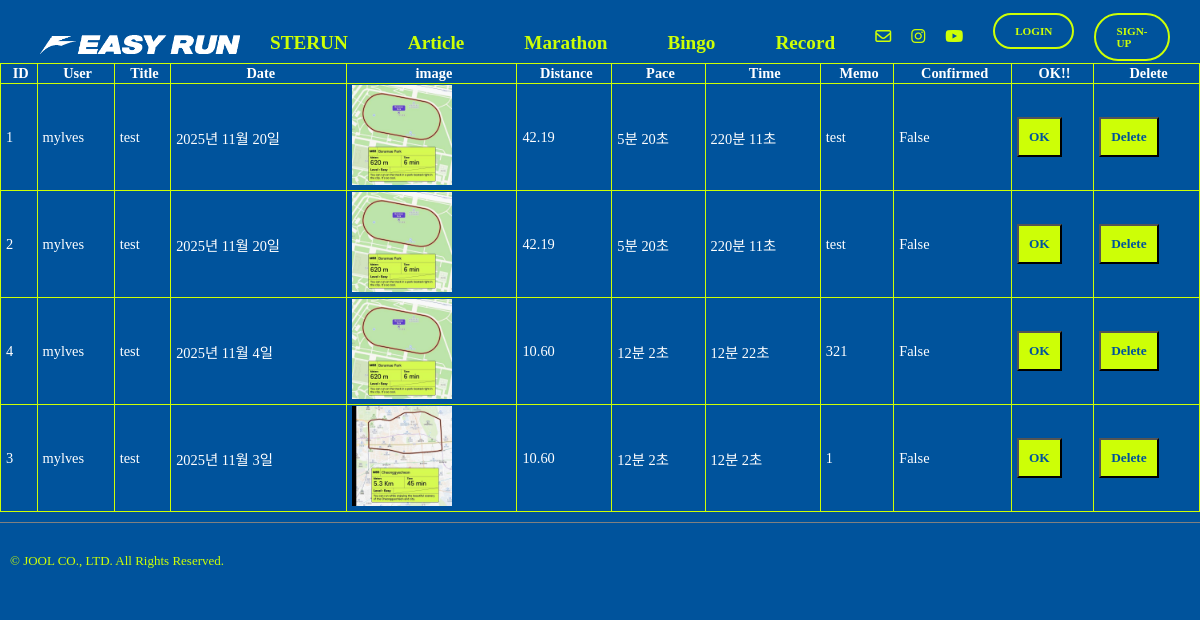
The page /runres/recordCheck/ on the database as committed earlier.
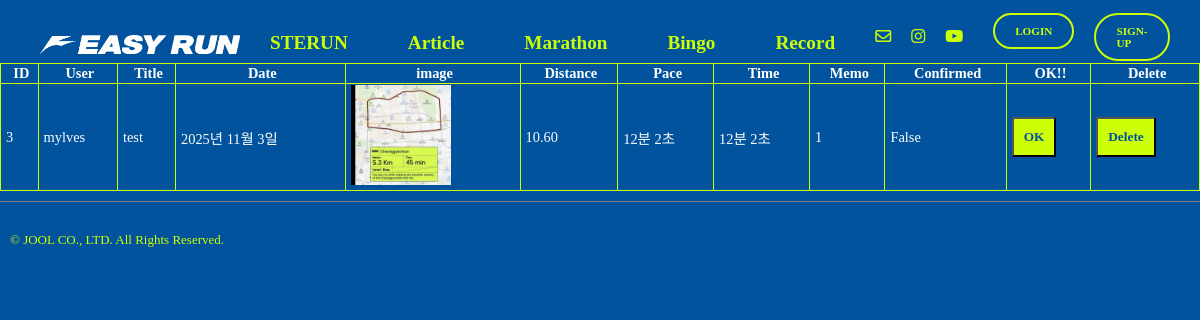
The same page on the database as committed later.
### record/models.py (models this page shows, shortened)
class Record(models.Model):
    record_id = models.AutoField(primary_key=True)
    title = models.CharField(max_length=50)
    user = models.ForeignKey(settings.AUTH_USER_MODEL,on_delete=models.CASCADE)
    record_date = models.DateField(blank=True, null=True)
    image = ResizedImageField(size=[500,500], upload_to="record", blank=False)
    distance = models.DecimalField(max_digits=6, decimal_places=2, blank=False, null=False)
    pace_m = models.IntegerField(null=True, blank=True)
    pace_s = models.IntegerField(null=True, blank=True)
    time_h = models.IntegerField(null=True, blank=True)
    time_m = models.IntegerField(null=True, blank=True)
    time_s = models.IntegerField(null=True, blank=True)
    desc = models.TextField(blank=True)
    confirmed = models.BooleanField(default=False)

### record/views.py (the view)
# urls.py: path('recordCheck/', views.recordCheck, name="recordCheck"),
def recordCheck(request):
    record = Record.objects.order_by('-record_date')
    return render(request,"record_check.html", {"record":record})

### templates/record_check.html (shortened to what this page needs)
{% extends "base.html" %}
{% load static %}
{% block content %}
  <table class="record-check-table">
    <thead>
      <tr>
        <th>ID</th>
        <th>User</th>
        <th>Title</th>
        <th>Date</th>
        <th>image</th>
        <th>Distance</th>
        <th>Pace</th>
        <th>Time</th>
        <th>Memo</th>
        <th>Confirmed</th>
        <th>OK!!</th>
        <th>Delete</th>
      </tr>
    </thead>
    {% for data in record %}
      <tbody>
        <tr>
          <td>{{ data.record_id }}</td>
          <td>{{ data.user }}</td>
          <td>{{ data.title }}</td>
          <td>{{ data.record_date }}</td>
          <td>
            <a href="{{ data.image.url }}" target="_blank">
              <img src="/media/{{ data.image }}" alt="logo-top" height="100px" width="100px">
            </a>
          </td>
          <td>{{ data.distance }}</td>
          <td>{{ data.pace_m }}분
            {{ data.pace_s }}초</td>
          <td>{{ data.time_m }}분
            {{ data.time_s }}초</td>
          <td>{{ data.desc }}</td>
          <td>{{ data.confirmed }}</td>
          <td>
            {% if data.confirmed == False %}
              <form action="{% url 'runres:recordConfirm' data.record_id %}" method="post">
                <button type="submit" class="yes-btn">OK</button>
              </form>
            {% else %}
              <form action="{% url 'runres:recordReject' data.record_id %}" method="post">
                {% csrf_token %}
                <button type="submit" class="no-btn">NO</button>
              </form>
            {% endif %}
          </td>
          <td>
            <form action="{% url 'runres:recordDelete' data.record_id %}" method="post">
              <button type="submit" class="yes-btn">Delete</button>
            </form>
          </td>
        </tr>
      </tbody>
    {% endfor %}
  </table>
{% endblock content %}

### templates/base.html (shortened to what this page needs)
<!DOCTYPE html>
{% load static %}
<html lang="en">
  <head>
    <link href="https://hangeul.pstatic.net/hangeul_static/css/nanum-square-neo.css" rel="stylesheet">
    <link rel="stylesheet" type="text/css" href="{% static 'css/joolmag.css' %}"/>
    <link rel="stylesheet" type="text/css" href="{% static 'css/article.css' %}"/>
  </head>
  <body id="content" class="mainbg">
    <div class="info-container">
      <div class="sterun-logo-m">
        <a href={% url "index" %}>
          <img src="{% static "img/easyrun-logo2.png" %}" alt="logo-top" height="auto" width="auto">
      </div>
      <div class="j-nav-items fade-in-up-short1">
        <div class="j-nav-item">
          <a href="{% url 'index' %}">STERUN</a>
        </div>
        <div class="j-nav-item">
          <a href="{% url 'article:article' %}">Article</a>
        </div>
        <div class="j-nav-item">
          {% if user.is_authenticated %}
            <a href="{% url 'marathon:marathon_list' %}">Marathon</a>
          {% else %}
            <a href="{% url 'users:login' %}">Marathon</a>
          {% endif %}
        </div>
        <div class="j-nav-item">
          {% if user.is_authenticated %}
            <a href="{% url 'bingo:bingo' user.pk %}">Bingo</a>
          {% else %}
            <a href="{% url 'users:login' %}">Bingo</a>
          {% endif %}
        </div>
        <div class="j-nav-item">
          {% if user.is_authenticated %}
            <a href="{% url 'runres:recordview' user.pk %}">Record</a>
          {% else %}
            <a href="{% url 'users:login' %}">Record</a>
          {% endif %}
        </div>
      </div>
      <div class="login-sns-box">
        <div class="info-icons">
          <div class="info-icon">
            <i class="fa-regular fa-envelope"></i>
          </div>
          <div class="info-icon">
            <a href="https://www.instagram.com/hyunwoo_05/" target="_blank">
              <i class="fa-brands fa-instagram"></i>
            </a>
          </div>
          <div class="info-icon">
            <i class="fa-brands fa-youtube"></i>
          </div>
        </div>
        <div class="login-box">
          {% if user.is_authenticated %}
            <a href="{% url 'users:logout' %}">
              <div class="login-btn">{{ user.username }}
                님 로그아웃</div>
            </a>
          {% else %}
            <a href="{% url 'users:login' %}">
              <div class="login-btn">LOGIN</div>
            </a>
            <a href="{% url 'users:signup' %}">
              <div class="login-btn">SIGN-UP</div>
            </a>
          {% endif %}
        </div>
      </div>
    </div>
    {% block content %}{% endblock content %}
    <footer>
      <div class="rights">
        <p>© JOOL CO., LTD. All Rights Reserved.</p>
      </div>
    </footer>
  </body>
</html>

### static/css/joolmag.css (style rules this page uses)
:root { --j-pink: #eea47f; --blue: #1e90ff; --white: #ffffff; --black: black; --jblue: #00539c; --jlightgreen: #cdff06; }
* { font-family: "NanumSquareNeo"; }
a { text-decoration-line: none; color: var(--text-color); }
html { overflow-y: scroll; }
img { object-fit: cover; }
button { cursor: pointer; position: relative; }
.mainbg { background-color: var(--jblue); margin: 0; padding: 0; overflow-y: auto; overflow-x: auto; }
footer { padding: 10px 0 10px 10px; margin: 10px 0 10px 0; border-top: grey solid 1px; }
.login-sns-box { display: flex; flex-direction: row; }
.sterun-logo-m { text-align: center; padding: 20px 0 0 20px; }
.sterun-logo-m > a > img { width: 200px; }
.info-container { display: flex; align-items: center; justify-content: space-between; margin: 10px 40px 0 20px; }
.info-icons { display: flex; align-items: center; }
.info-icon { color: var(--jlightgreen); margin: 0 10px 0 10px; }
.j-nav-items { display: flex; color: var(--jlightgreen); margin: 20px 0 20px 0; }
.j-nav-item { font-size: 1.3rem; text-align: center; padding: 0 30px 0 30px; }
.j-nav-item a { font-weight: 600; font-family: LeeSeoyun; }
.j-nav-item a:after { display: block; content: ""; border-bottom: solid 1px var(--jlightgreen); transform: scaleX(0); transition: transform 250ms ease-in-out; margin-top: -12px; }
.rights { margin: 20px 0 0 0; color: var(--jlightgreen); font-size: 13px; }
.login-box { display: flex; flex-direction: row; }
.login-btn { font-size: 0.7rem; color: var(--jlightgreen); font-weight: 700; border: var(--jlightgreen) solid 2px; border-radius: 50px; padding: 10px 20px 10px 20px; margin-left: 20px; }
.fade-in-up-short1 { opacity: 0; transform: translateY(5px); animation: fadeInUp 0.8s ease-out forwards; animation-delay: 0.3s; }
.record-check-table { color: var(--white); font-size: 0.9rem; width: 100%; border: 1px solid var(--jlightgreen); border-collapse: collapse; }
th, td { border: 1px solid var(--jlightgreen); border-collapse: collapse; padding-left: 5px; }
.yes-btn { color: var(--jblue); background-color: var(--jlightgreen); font-weight: 700; padding: 10px 10px 10px 10px; }

### static/css/article.css (style rules this page uses)
:root { --j-pink: #EEA47F; --blue: #1e90ff; --white: #ffffff; --black: black; --jblue: #00539C; --jlightgreen: #CDFF06; }
html { overflow-y: scroll; }
.j-nav-items > div > a { font-family: LeeSeoyun; font-size: 1.2rem; font-weight: 700; }
.rights { margin: 20px 0 0 0; color: var(--jlightgreen); font-size: 13px; }

Rows that differ between the two databases and show on the page:
removed Record: record_id "1", user "mylves", title "test", record_date "2025년 11월 20일", image (picture), distance "42.19", pace_m "5", pace_s "20", time_m "220", time_s "11", desc "test", confirmed "False", shows "OK"
removed Record: record_id "2", user "mylves", title "test", record_date "2025년 11월 20일", image (picture), distance "42.19", pace_m "5", pace_s "20", time_m "220", time_s "11", desc "test", confirmed "False", shows "OK"
removed Record: record_id "4", user "mylves", title "test", record_date "2025년 11월 4일", image (picture), distance "10.60", pace_m "12", pace_s "2", time_m "12", time_s "22", desc "321", confirmed "False", shows "OK"
